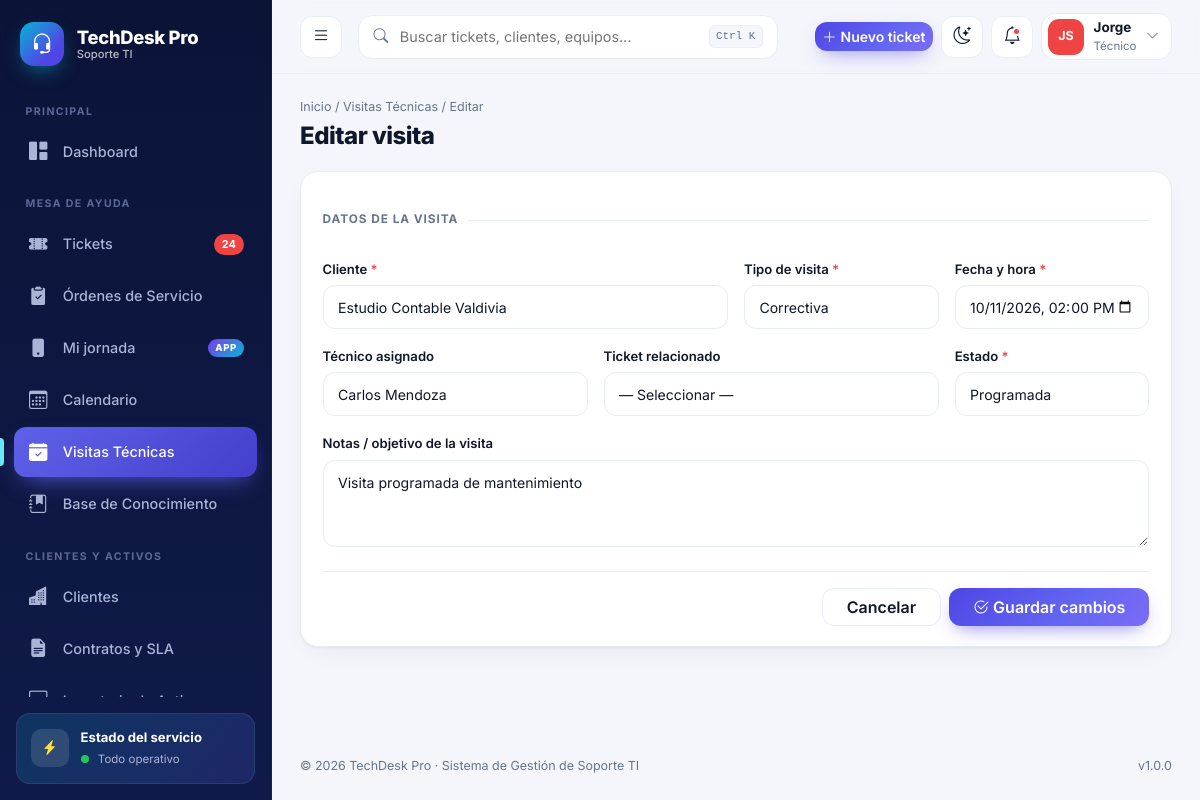
/visitas/editar/1 (signed in), run on the app's committed database.
### tables this page shows
CREATE TABLE IF NOT EXISTS `visitas` (
  `id` int unsigned NOT NULL AUTO_INCREMENT,
  `ticket_id` int unsigned DEFAULT NULL,
  `cliente_id` int unsigned NOT NULL,
  `tecnico_id` int unsigned DEFAULT NULL,
  `tipo` enum('correctiva','preventiva','instalacion','emergencia') NOT NULL DEFAULT 'correctiva',
  `fecha_programada` datetime NOT NULL,
  `estado` enum('programada','en_curso','completada','cancelada') NOT NULL DEFAULT 'programada',
  `notas` varchar(255) DEFAULT NULL,
  PRIMARY KEY (`id`),
  KEY `cliente_id` (`cliente_id`),
  CONSTRAINT `visitas_ibfk_1` FOREIGN KEY (`cliente_id`) REFERENCES `clientes` (`id`)
);

### core/Controller.php (called while the page is built, shortened)
<?php
class Controller
{
    protected function render(string $view, array $data = [], string $title = ''): void
    {
        extract($data);
        require APP_PATH . "/views/{$view}.php";
        require APP_PATH . '/views/layouts/main.php';
    }
}

### core/CrudController.php (called while the page is built, shortened)
<?php
abstract class CrudController extends Controller
{
    protected array $c = [];
    public function __construct() { $this->c = $this->cfg() + ['pk' => 'id', 'per' => 10, 'filters' => [], 'search' => [], 'stats' => [], 'order' => 't.id DESC']; }
    public function editar($id = 0): void
    {
        $id = (int)$id;
        $row = $this->find($id);
        $this->form($row, [], $id);
    }
    protected function find(int $id): ?array
    {
        $st = Database::conn()->prepare("SELECT * FROM {$this->c['table']} WHERE {$this->c['pk']} = ?");
        $st->execute([$id]);
        return $st->fetch() ?: null;
    }
    protected function form(array $row, array $errors, ?int $id): void
    {
        $fields = $this->c['fields'];
        foreach ($fields as &$f) {
            if ($f['type'] === 'datetime-local' && !empty($row[$f['name']]) && strpos((string)$row[$f['name']], 'T') === false)
                $row[$f['name']] = date('Y-m-d\TH:i', strtotime($row[$f['name']]));
        }
        $this->render('crud/form', ['c' => $this->c, 'fields' => $fields, 'row' => $row, 'errors' => $errors, 'id' => $id],
            ($id ? 'Editar ' : 'Nuevo ') . mb_strtolower($this->c['singular']));
    }
}

### index.php (called while the page is built, shortened)
<?php
require ROOT_PATH . '/core/helpers.php';
require ROOT_PATH . '/core/Database.php';
require ROOT_PATH . '/core/Controller.php';
require ROOT_PATH . '/core/CrudController.php';
try { $__tz = cfg('zona_horaria'); if ($__tz && in_array($__tz, timezone_identifiers_list(), true)) date_default_timezone_set($__tz); } catch (Throwable $e) {}
try {
    (new App())->run();
} catch (PDOException $e) {
    http_response_code(500);
    echo '<!doctype html><meta charset="utf-8"><body style="font-family:system-ui;padding:48px;max-width:640px;margin:auto">'
       . '<h2>No se pudo conectar a la base de datos</h2>'
       . '<p>Ejecuta primero el instalador: <a href="' . BASE_URL . '/install.php">install.php</a></p>'
       . '<pre style="background:#f3f4f6;padding:12px;border-radius:8px;white-space:pre-wrap">' . htmlspecialchars($e->getMessage()) . '</pre></body>';
}

### core/Database.php (called while the page is built)
<?php
class Database
{
    private static ?PDO $pdo = null;
    public static function conn(): PDO
    {
        if (self::$pdo === null) {
            $dsn = 'mysql:host=' . DB_HOST . ';port=' . DB_PORT . ';dbname=' . DB_NAME . ';charset=utf8mb4';
            self::$pdo = new PDO($dsn, DB_USER, DB_PASS, [
                PDO::ATTR_ERRMODE            => PDO::ERRMODE_EXCEPTION,
                PDO::ATTR_DEFAULT_FETCH_MODE => PDO::FETCH_ASSOC,
                PDO::ATTR_EMULATE_PREPARES   => false,
            ]);
        }
        return self::$pdo;
    }
}

### app/controllers/VisitasController.php (called while the page is built, shortened)
<?php
class VisitasController extends CrudController
{
    protected function cfg(): array
    {
        return [
            'slug' => 'visitas', 'table' => 'visitas', 'title' => 'Visitas Técnicas', 'singular' => 'Visita', 'group' => 'Mesa de Ayuda',
            'subtitle' => 'Agenda de visitas a clientes.', 'label_field' => 'notas',
            'select' => 'v.*', 'from' => 'visitas v', 'order' => 'v.fecha_programada DESC',
            'fields' => [
                ['name' => 'cliente_id', 'label' => 'Cliente', 'type' => 'select', 'options_sql' => 'SELECT id, razon_social FROM clientes ORDER BY razon_social', 'required' => true, 'col' => 6, 'section' => 'Datos de la visita'],
                ['name' => 'tipo', 'label' => 'Tipo de visita', 'type' => 'select', 'options' => self::TIPOS, 'required' => true, 'col' => 3, 'default' => 'correctiva'],
                ['name' => 'fecha_programada', 'label' => 'Fecha y hora', 'type' => 'datetime-local', 'required' => true, 'col' => 3, 'default' => date('Y-m-d\TH:00', strtotime('+1 day 10:00'))],
                ['name' => 'tecnico_id', 'label' => 'Técnico asignado', 'type' => 'select', 'options_sql' => "SELECT u.id, CONCAT(u.nombres,' ',u.apellidos) FROM usuarios u JOIN roles r ON r.id=u.rol_id WHERE u.estado=1 AND r.nombre IN ('Técnico','Supervisor','Administrador') ORDER BY u.nombres", 'col' => 4],
                ['name' => 'ticket_id', 'label' => 'Ticket relacionado', 'type' => 'select', 'options_sql' => "SELECT id, CONCAT(codigo,' · ',LEFT(asunto,40)) FROM tickets WHERE estado IN ('abierto','en_proceso','pendiente') ORDER BY id DESC", 'col' => 5],
                ['name' => 'estado', 'label' => 'Estado', 'type' => 'select', 'options' => self::ESTADOS, 'required' => true, 'col' => 3, 'default' => 'programada'],
                ['name' => 'notas', 'label' => 'Notas / objetivo de la visita', 'type' => 'textarea', 'rows' => 3, 'col' => 12, 'maxlength' => 255],
            ],
        ];
    }
}

### app/views/crud/form.php (the view, shortened to what this page needs)
<div class="page-head">
  <div>
    <div class="crumbs"><a href="<?= url('dashboard') ?>">Inicio</a> / <a href="<?= url($c['slug']) ?>"><?= e($c['title']) ?></a> / <?= $id ? 'Editar' : 'Nuevo' ?></div>
    <h1><?= $id ? 'Editar' : 'Nuevo' ?> <?= e(mb_strtolower($c['singular'])) ?></h1>
  </div>
</div>
<form method="post" class="form-ui" novalidate>
  <div class="card-ui">
    <?php $sec = null; ?>
    <div class="row g-3">
    <?php foreach ($fields as $f):
        $n = $f['name']; $v = $row[$n] ?? ''; $err = $errors[$n] ?? null;
        if (!empty($f['section']) && $f['section'] !== $sec): $sec = $f['section']; ?>
          <div class="col-12"><div class="form-section"><?= e($sec) ?></div></div>
        <?php endif; ?>
      <div class="col-md-<?= (int)($f['col'] ?? 6) ?>">
        <?php if ($f['type'] === 'switch'): ?>
          <div class="form-check form-switch mt-4 pt-1">
            <input class="form-check-input" type="checkbox" role="switch" name="<?= e($n) ?>" id="f_<?= e($n) ?>" <?= $v ? 'checked' : '' ?>>
            <label class="form-check-label fw-semibold" for="f_<?= e($n) ?>"><?= e($f['label']) ?></label>
          </div>
        <?php else: ?>
          <label class="lbl" for="f_<?= e($n) ?>"><?= e($f['label']) ?><?= !empty($f['required']) ? ' <span class="req">*</span>' : '' ?></label>
          <?php if ($f['type'] === 'select'): ?>
            <select class="form-select <?= $err ? 'is-invalid' : '' ?>" name="<?= e($n) ?>" id="f_<?= e($n) ?>">
              <option value="">— Seleccionar —</option>
              <?php foreach ($f['opts'] as $k => $lab): ?><option value="<?= e($k) ?>" <?= (string)$v === (string)$k ? 'selected' : '' ?>><?= e($lab) ?></option><?php endforeach; ?>
            </select>
          <?php elseif ($f['type'] === 'textarea'): ?>
            <textarea class="form-control <?= $err ? 'is-invalid' : '' ?>" rows="<?= (int)($f['rows'] ?? 3) ?>" name="<?= e($n) ?>" id="f_<?= e($n) ?>"><?= e($v) ?></textarea>
          <?php elseif ($f['type'] === 'color'): ?>
            <input type="color" class="form-control form-control-color w-100 <?= $err ? 'is-invalid' : '' ?>" style="height:44px;padding:4px" name="<?= e($n) ?>" id="f_<?= e($n) ?>" value="<?= e($v ?: '#4f46e5') ?>">
          <?php else: ?>
            <input class="form-control <?= $err ? 'is-invalid' : '' ?>" type="<?= e($f['type']) ?>" name="<?= e($n) ?>" id="f_<?= e($n) ?>" value="<?= e($v) ?>"
              <?= isset($f['placeholder']) ? 'placeholder="' . e($f['placeholder']) . '"' : '' ?> <?= $f['type'] === 'number' ? 'step="' . e($f['step'] ?? '1') . '"' : '' ?>
              <?= !empty($f['maxlength']) ? 'maxlength="' . (int)$f['maxlength'] . '"' : '' ?> <?= $f['type'] === 'password' ? 'autocomplete="new-password"' : '' ?>>
          <?php endif; ?>
        <?php endif; ?>
      </div>
    <?php endforeach; ?>
    </div>
    <div class="d-flex gap-2 justify-content-end mt-4 pt-3" style="border-top:1px solid var(--line)">
      <a href="<?= url($c['slug']) ?>" class="btn btn-ghost px-4">Cancelar</a>
      <button class="btn btn-brand px-4"><i class="bi bi-check2-circle me-1"></i><?= $id ? 'Guardar cambios' : 'Registrar' ?></button>
    </div>
  </div>
</form>

### assets/css/app.css (style rules this page uses)
:root { --brand:#4f46e5; --brand-2:#6366f1; --brand-3:#06b6d4; --brand-soft:#eef2ff; --bg:#f4f6fb; --card:#ffffff; --ink:#0f172a; --muted:#64748b; --line:#e8ecf4; --sb-bg:#0b1437; --sb-bg2:#101a4a; --sb-ink:#aab4d6; --sb-w:272px; --sb-w-c:78px; --shadow:0 1px 2px rgba(15,23,42,.04),0 8px 24px -8px rgba(15,23,42,.08); --radius:18px; }
* { box-sizing:border-box }
body { font-family:'Inter',system-ui,-apple-system,Segoe UI,sans-serif;background:var(--bg);color:var(--ink);font-size:.925rem;-webkit-font-smoothing:antialiased }
a { text-decoration:none }
.btn-brand { background:linear-gradient(135deg,var(--brand),var(--brand-2) 60%,#7c6cf6);color:#fff;border:0;font-weight:600;border-radius:12px;box-shadow:0 8px 20px -8px rgba(79,70,229,.7);transition:.2s }
.card-ui { background:var(--card);border:1px solid var(--line);border-radius:var(--radius);padding:1.25rem 1.35rem;box-shadow:var(--shadow) }
.page-head { display:flex;justify-content:space-between;align-items:center;gap:1rem;flex-wrap:wrap;margin-bottom:1.25rem }
.page-head h1 { font-size:1.5rem;font-weight:800;letter-spacing:-.5px;margin:0 }
.crumbs { font-size:.78rem;color:var(--muted);margin-bottom:.35rem }
.crumbs a { color:var(--muted) }
.select-ui,.form-ui .form-control,.form-ui .form-select { height:44px;border:1.5px solid var(--line);border-radius:12px;background:var(--card);color:var(--ink);font-size:.88rem;padding:0 .9rem;outline:0;transition:.2s }
.form-ui textarea.form-control { height:auto;padding:.7rem .9rem }
.form-ui label.lbl { font-weight:600;font-size:.82rem;margin-bottom:.35rem;color:var(--ink) }
.form-ui .req { color:#ef4444 }
.form-section { font-size:.74rem;text-transform:uppercase;letter-spacing:.08em;color:var(--muted);font-weight:700;margin:1.2rem 0 .8rem;display:flex;align-items:center;gap:.6rem }
.form-section::after { content:"";flex:1;height:1px;background:var(--line) }
.btn-ghost { background:var(--card);border:1px solid var(--line);color:var(--ink);border-radius:12px;font-weight:600 }

### data on the page
visitas: label "Tipo de visita", label "Estado", notas "Visita programada de mantenimiento"

### other printed values
empresa_nombre() "TechDesk Pro"
cfg('empresa_eslogan', 'Soporte TI') "Soporte TI"
$seccion "PRINCIPAL"
$it['label'] "Dashboard"
$seccion "MESA DE AYUDA"
$it['label'] "Tickets"
$badge "24"
$it['label'] "Órdenes de Servicio"
$it['label'] "Mi jornada"
$it['tag'] "APP"
$it['label'] "Calendario"
$it['label'] "Visitas Técnicas"
$it['label'] "Base de Conocimiento"
$seccion "CLIENTES Y ACTIVOS"
$it['label'] "Clientes"
